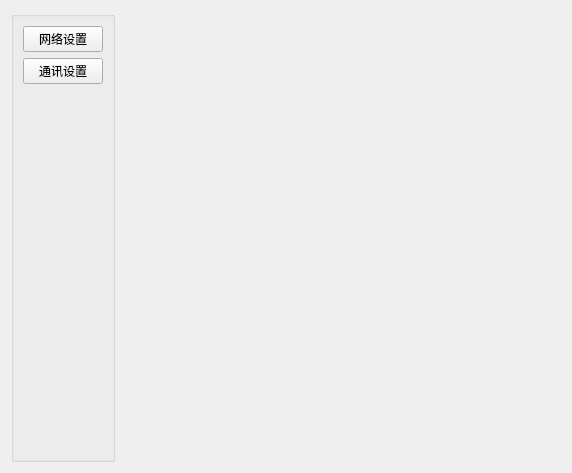
<?xml version="1.0" encoding="UTF-8"?>
<ui version="4.0">
 <class>CMainPageWidget</class>
 <widget class="QWidget" name="CMainPageWidget">
  <property name="geometry">
   <rect>
    <x>0</x>
    <y>0</y>
    <width>572</width>
    <height>473</height>
   </rect>
  </property>
  <property name="windowTitle">
   <string>设置</string>
  </property>
  <layout class="QHBoxLayout" name="horizontalLayout">
   <item>
    <widget class="QGroupBox" name="groupBox">
     <property name="title">
      <string/>
     </property>
     <layout class="QVBoxLayout" name="verticalLayout">
      <item>
       <widget class="QPushButton" name="neSetBtn">
        <property name="text">
         <string>网络设置</string>
        </property>
       </widget>
      </item>
      <item>
       <widget class="QPushButton" name="commSetBtn">
        <property name="text">
         <string>通讯设置</string>
        </property>
       </widget>
      </item>
      <item>
       <spacer name="verticalSpacer">
        <property name="orientation">
         <enum>Qt::Vertical</enum>
        </property>
        <property name="sizeHint" stdset="0">
         <size>
          <width>20</width>
          <height>374</height>
         </size>
        </property>
       </spacer>
      </item>
     </layout>
    </widget>
   </item>
   <item>
    <widget class="QStackedWidget" name="stackedWidget">
     <widget class="QWidget" name="page"/>
     <widget class="QWidget" name="page_2"/>
    </widget>
   </item>
  </layout>
 </widget>
 <resources/>
 <connections/>
</ui>
